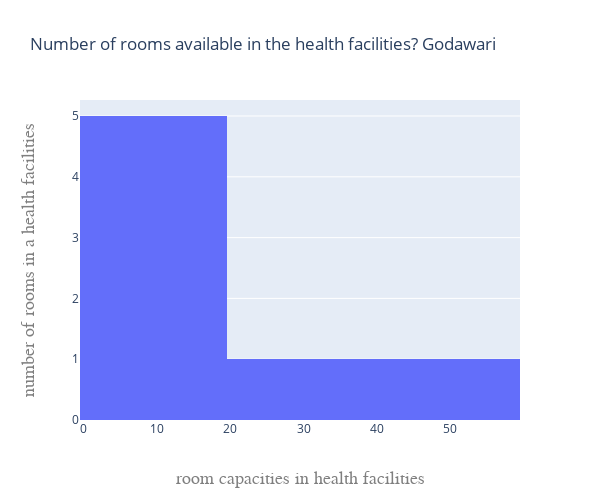

Write notebook code for a chart like this one.
### Code cell
fig = go.Figure(data=[go.Histogram(x=df["Number of rooms available in the health facilities? Number"])])
fig.update_layout(
    height=500,
    width=600,
    title="Number of rooms available in the health facilities? Godawari",
    xaxis=go.layout.XAxis(
        title=go.layout.xaxis.Title(
            text="room capacities in health facilities",
            font=dict(
                family="Courier New, monospace",
                size=18,
                color="#7f7f7f"
            )
        )
    ),
    yaxis=go.layout.YAxis(
        title=go.layout.yaxis.Title(
            text="number of rooms in a health facilities",
            font=dict(
                family="Courier New, monospace",
                size=18,
                color="#7f7f7f"
            )
        )
    )) 
fig.show()

### Figure 1 — Plotly figure (JSON) as saved in the notebook; plotly's stock layout.template omitted (floating-point values rounded to 4 significant figures)
{"data": [{"type": "histogram", "x": [4, 16, 9, 25, 10, 50, 3]}], "layout": {"height": 500, "title": {"text": "Number of rooms available in the health facilities? Godawari"}, "width": 600, "xaxis": {"title": {"font": {"color": "#7f7f7f", "family": "Courier New, monospace", "size": 18}, "text": "room capacities in health facilities"}}, "yaxis": {"title": {"font": {"color": "#7f7f7f", "family": "Courier New, monospace", "size": 18}, "text": "number of rooms in a health facilities"}}}}
